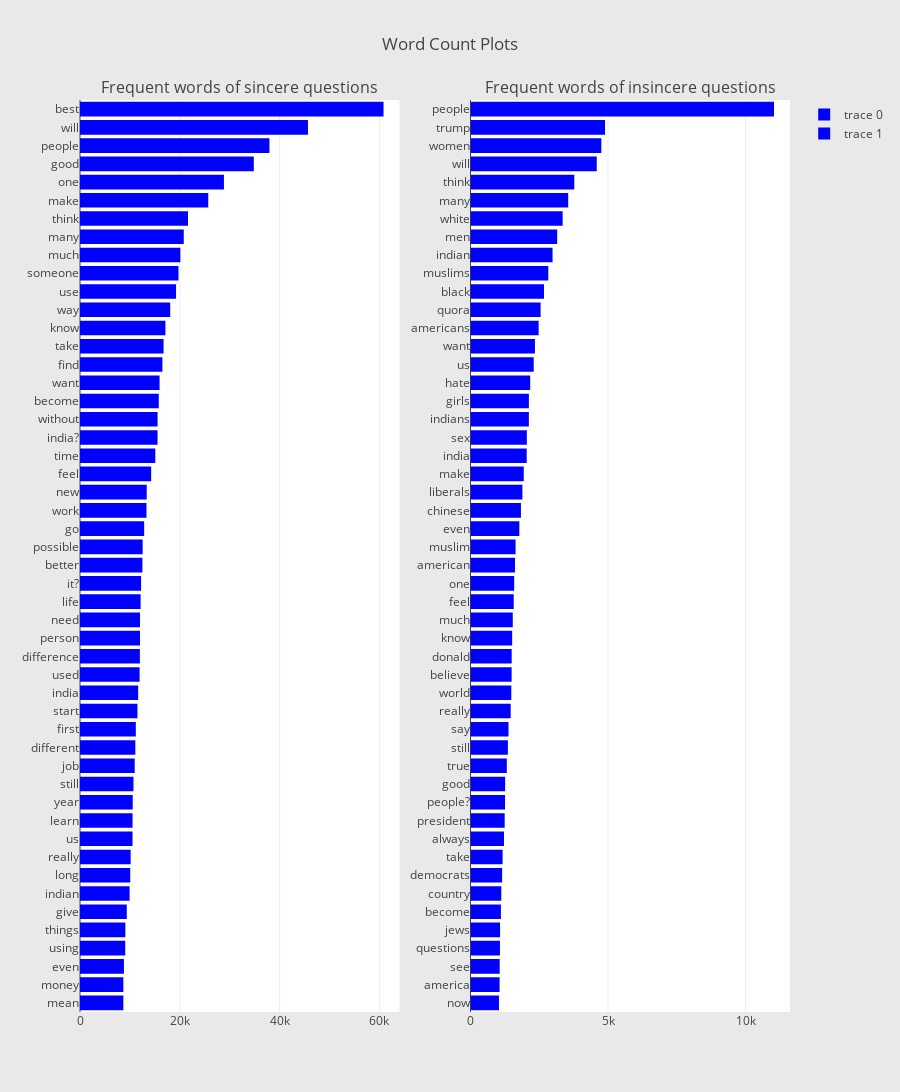

Source (notebook cell):
### Code cell
from collections import defaultdict
train_1 = train[train["target"]==1]
train_0 = train[train["target"]==0]


## custom function for ngram generation ##
def generate_ngrams(text, n_gram=1):
    token = [token for token in text.lower().split(" ") if token != "" if token not in STOPWORDS]
    # *はリストを解除する.ここでは単語単位でリストに格納されており、
    # n_gramの数に応じて最初のインデックスが変わっていくので、1つずつインデックスのズレたリストがzipに入り、
    # n_gramの作成になっている
    ngrams = zip(*[token[i:] for i in range(n_gram)])
    return [" ".join(ngram) for ngram in ngrams]

## custom function for horizontal bar chart ##
def horizontal_bar_chart(df, color):
    trace = go.Bar(
        y=df["word"].values[::-1],
        x=df["wordcount"].values[::-1],
        showlegend=False,
        orientation = 'h',
        marker=dict(color=color,),
    )
    return trace


## Get the bar chart from sincere question ##
# n_gramの単位でワードカウント
freq_dict = defaultdict(int)
for sent in train_0["question_text"]:
    for word in generate_ngrams(sent):
        freq_dict[word] += 1
        
fd_sorted = pd.DataFrame(sorted(freq_dict.items(), key=lambda x: x[1])[::-1])
fd_sorted.columns = ["word", "wordcount"]        
trace0 = horizontal_bar_chart(fd_sorted.head(50), 'blue')

## Get the bar chart from insincere questions ##
freq_dict = defaultdict(int)
for sent in train_1["question_text"]:
    for word in generate_ngrams(sent):
        freq_dict[word] += 1
fd_sorted = pd.DataFrame(sorted(freq_dict.items(), key=lambda x: x[1])[::-1])
fd_sorted.columns = ["word", "wordcount"]
trace1 = horizontal_bar_chart(fd_sorted.head(50), 'blue')

# Creating two subplots
fig = tools.make_subplots(rows=1, cols=2, vertical_spacing=0.04,
                         subplot_titles=["Frequent words of sincere questions",
                                         "Frequent words of insincere questions" ])
fig.append_trace(trace0, 1, 1)
fig.append_trace(trace1, 1, 2)
fig['layout'].update(height=1200, width=900, paper_bgcolor='rgb(233,233,233)', title="Word Count Plots")
py.iplot(fig, filename="word-plots")

### Figure 1 — Plotly figure (JSON) as saved in the notebook; plotly's stock layout.template omitted (floating-point values rounded to 4 significant figures)
{"data": [{"marker": {"color": "blue"}, "orientation": "h", "showlegend": true, "type": "bar", "uid": "cfdb27fd-e88c-4da9-bf2a-a88a175834c6", "x": [8684, 8686, 8803, 9067, 9087, 9373, 9938, 10063, 10148, 10524, 10533, 10562, 10709, 10958, 11090, 11184, 11507, 11653, 11940, 11998, 12026, 12028, 12146, 12238, 12501, 12552, 12857, 13319, 13368, 14260, 15089, 15536, 15545, 15781, 15941, 16508, 16743, 17118, 18073, 19250, 19728, 20108, 20788, 21641, 25696, 28840, 34827, 37960, 45675, 60816], "xaxis": "x", "y": ["mean", "money", "even", "using", "things", "give", "indian", "long", "really", "us", "learn", "year", "still", "job", "different", "first", "start", "india", "used", "difference", "person", "need", "life", "it?", "better", "possible", "go", "work", "new", "feel", "time", "india?", "without", "become", "want", "find", "take", "know", "way", "use", "someone", "much", "many", "think", "make", "one", "good", "people", "will", "best"], "yaxis": "y"}, {"marker": {"color": "blue"}, "orientation": "h", "showlegend": true, "type": "bar", "uid": "da857c72-f4f6-4d98-a452-f0aea6759100", "x": [1035, 1058, 1062, 1071, 1075, 1106, 1119, 1150, 1167, 1218, 1243, 1255, 1259, 1321, 1360, 1382, 1461, 1483, 1495, 1497, 1515, 1537, 1572, 1588, 1618, 1639, 1776, 1834, 1887, 1937, 2043, 2048, 2122, 2123, 2171, 2298, 2343, 2478, 2549, 2672, 2828, 2984, 3152, 3351, 3552, 3774, 4590, 4757, 4893, 11036], "xaxis": "x2", "y": ["now", "america", "see", "questions", "jews", "become", "country", "democrats", "take", "always", "president", "people?", "good", "true", "still", "say", "really", "world", "believe", "donald", "know", "much", "feel", "one", "american", "muslim", "even", "chinese", "liberals", "make", "india", "sex", "indians", "girls", "hate", "us", "want", "americans", "quora", "black", "muslims", "indian", "men", "white", "many", "think", "will", "women", "trump", "people"], "yaxis": "y2"}], "layout": {"annotations": [{"font": {"size": 16}, "showarrow": false, "text": "Frequent words of sincere questions", "x": 0.225, "xanchor": "center", "xref": "paper", "y": 1, "yanchor": "bottom", "yref": "paper"}, {"font": {"size": 16}, "showarrow": false, "text": "Frequent words of insincere questions", "x": 0.775, "xanchor": "center", "xref": "paper", "y": 1, "yanchor": "bottom", "yref": "paper"}], "height": 1200, "paper_bgcolor": "rgb(233,233,233)", "title": "Word Count Plots", "width": 900, "xaxis": {"anchor": "y", "domain": [0, 0.45]}, "xaxis2": {"anchor": "y2", "domain": [0.55, 1]}, "yaxis": {"anchor": "x", "domain": [0, 1]}, "yaxis2": {"anchor": "x2", "domain": [0, 1]}}}
